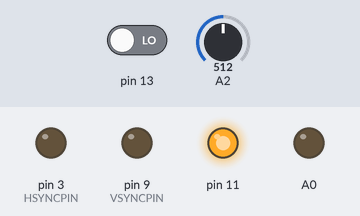
The sketch below on a simulated Arduino Uno, built for the host (arithmetic inside an expression is 32-bit, double 64-bit). Parts: output pins drawn as LEDs (lit = HIGH). The test bench sets the inputs (shaded band); at power-on: pin 13 LOW, A2 = 512. Random numbers use the default seed unless the sketch sets one.

Above: at 1.2 s.
1.3 s: pin 13 driven HIGH
At 1.9 s:
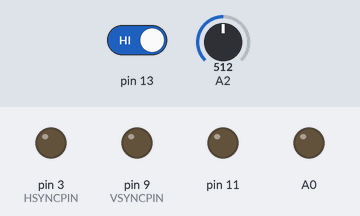
Timing chart, 0 to 4.3 s (numbered marks = the images above; inputs shaded):
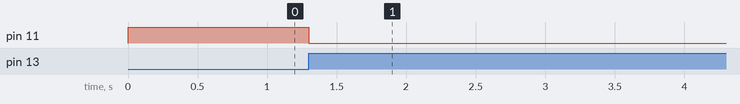

Measured:
- after the input at 1.3 s, pin 11: HIGH → LOW at once

The sketch:

sketch_oct16a.ino
```cpp
#include <EEPROM.h>
#include "VGAX.h"
#include "Game.h"
#include "Audio.h"

Game game;
Audio au;

void setup() {
  game.Begin();
  pinMode(13, INPUT);

  digitalWrite(11, HIGH);
  pinMode(11, OUTPUT);
}

int loopMaxOffset = 10;

void loop()
{
  game.Draw();
  au.Update();
  if(!game.rocket.IsAlive())
    au.stroke();
}
```

Audio.h
```cpp
#include <EEPROM.h>
#include "VGAX.h"

#define delay 50
#define sizez 17
#define eliseSize 47
class Audio
{
  private:
  byte counter = 0;
  byte index = 0;
  int offset;
  int leng;
  int soundLength;
  int toneHigh = 12;
  bool stroked = false;
  public:
  Audio(){
    offset = sizez;
    leng = eliseSize;
    soundLength = delay;
  }

  void stroke(){
    if (stroked) return;
    else{
      stroked = true;
      counter = 0;
      index = 0;
      offset = 0;
      leng = sizez;
      toneHigh = 10;
      soundLength = 2*delay;
    }
  }

  void Update()
  {
      ++counter %= soundLength;
      if (!counter)
      {
        int ton = EEPROM[index+offset];
        ton*=toneHigh;
        VGAX::tone(ton);
        ++index %= leng;
      }

  }
};
```

Bullet.h
```cpp
#include "VGAX.h"
class Bullet {
  private:
  byte counter;

  public:
  bool enabled;
  int posX, posY;

  void ClearBehind(){
    VGAX::fillrect(posX, posY+3, 1, 3, 0);
  }

  void Draw(){
    counter = (counter+1)%10;

    if (!counter)
    {

      posY-=3;

      VGAX::fillrect(posX, posY, 1, 3, 2);
      ClearBehind();
    }

  }

  void Destroy(){
    VGAX::fillrect(posX, posY, 1, 3, 0);
    enabled = false;
  }

  void Spawn(int x, int y){
    enabled = true;
    posX = x;
    posY = y;
  }
};
```

Game.h
```cpp
#include "VGAX.h"
#include "Rocket.h"
#include "Margins.h"
#include "Obstacle.h"
#include "Bullet.h"

#define obstCount 6
#define bullCount 3

int a=0;
class Game
{
  private:
  byte spawnTimer;
  byte lastIndex;

  public:
  Rocket rocket;
  Margins margins;
  Obstacle obs[obstCount];
  Bullet bull[bullCount];

  void Begin()
  {

    VGAX::begin();
    VGAX::clear(0);
  }

  void Draw ()
  {
    if(rocket.IsAlive()){
      rocket.Draw();
      margins.Draw();

      //Rysowanie przeszkód
      for (int i = 0; i < obstCount; ++i)
      {
        if(obs[i].enabled)
        {
          obs[i].Draw();
          if (obs[i].posY >= 64)
          {
            //checkCollision
            obs[i].enabled = false;
          }
        }
      }

      //Spawnowanie przeszkód
      ++spawnTimer;
      if(!spawnTimer)
        SpawnObstacle();

      //Kolizje przeszkód z graczem.
      for (int i = 0; i < obstCount; ++i)
      {
        if(obs[i].posY > 52 && obs[i].posY <56){
          if (rocket.CollidesWith(obs[i].posX))
            rocket.Die();
          }
        }

      //Rysowanie pocisków
      for (int i=0; i<bullCount; ++i){
        if (bull[i].enabled){
          bull[i].Draw();
          if (bull[i].posY < -3)
            bull[i].enabled = false;
        }
      }

      //Kolizje pocisków
      for (int i=0; i<bullCount; ++i){
        if (bull[i].enabled){
          for (int k=0; k<obstCount; ++k){
            if(obs[k].enabled){
              if(obs[k].posX - bull[i].posX <= 2 && obs[k].posX - bull[i].posX>=-2
                  &&  obs[k].posY - bull[i].posY <= 2 && obs[k].posY - bull[i].posY >= -2){
                obs[k].Destroy();
                bull[i].Destroy();
                break;
              }
            }
          }
        }
      }
    } else {
      VGAX::clear(1);
    }

    //Sprawdzanie przycisku
      if (currentButtonValue() == true && previousButtonValue == false){
        previousButtonValue = true;
        OnButtonPressed();
      } else
        previousButtonValue=currentButtonValue();
  }

  void SpawnObstacle()
  {
    lastIndex = (lastIndex+1)%obstCount;
    for (int i=0; i<obstCount; ++i){
      if (!obs[i].enabled){
        obs[i].Activate();
        break;
      }
    }
    //obs[lastIndex].Activate();
  }

  void OnButtonPressed(){
    VGAX::tone(700);
    if(rocket.IsAlive()){
      int posX = rocket.position;
      int posY = rocket.positionY-3;
      for (int i=0; i<bullCount; ++i){
        if (!bull[i].enabled){
          bull[i].Spawn(posX, posY);
          break;
        }
      }
    } else {
      reset();
    }
  }

  bool currentButtonValue(){
    return digitalRead(13) == 1;
  }

  void reset(){
    digitalWrite(11, LOW);
  }

  bool previousButtonValue = false;
};
```

Margins.h
```cpp
#include "VGAX.h"

class Margins
{
  private:
  int a=0;
  int b=-3;
  public:
  void Lines(){
   for(int i=b; i<60; i=i+4){
    //lewa
   VGAX::fillrect(1, i, 2, 2, 2);
   VGAX::fillrect(1, i+2, 2, 2, 0);
    //prawa
   VGAX::fillrect(117, i, 2, 2, 2);
   VGAX::fillrect(117, i+2, 2, 2, 0);
   }
   b++;
   if(b>0){b=-3;}
  }
  void Draw ()
  {
   if(a%10==0){
    Lines();
   }
   //lewa
   VGAX::fillrect(0, 0, 1, 60, 2);//zielone ?filary
   VGAX::fillrect(3, 0, 1, 60, 2);//zielone ?filary
   //prawa
   VGAX::fillrect(116, 0, 1, 60, 2);//zielone ?filary
   VGAX::fillrect(119, 0, 1, 60, 2);//zielone ?filary
   a++;
  }
};
```

Obstacle.h
```cpp
#include "VGAX.h"

class Obstacle {
  private:
  byte counter;
  public:
  byte posX;
  byte posY;
  bool enabled;

  void ClearBehind()
  {
    VGAX::fillrect(posX-2, posY-2, 5, 2, 0);
  }

  void ClearAll(){
    VGAX::fillrect(posX-2, posY-2, 5, 5, 0);
  }

  void Draw()
  {
    counter = (counter+1)%10;

    if (!counter)
    {
      ClearBehind();
      ++posY;

      VGAX::fillrect(posX-2, posY-1, 5, 3, 1);
      VGAX::fillrect(posX-1, posY-2, 3, 5, 1);
    }
  }

  void Activate()
  {
    enabled = true;
    posY = 0;
    posX = random(10, 110);
    counter = 0;
  }
  void Destroy(){
    ClearAll();
    enabled= false;
    posY=64;
  }
};
```

Rocket.h
```cpp
#include "VGAX.h"

class Rocket
{
  private:
  int temp=0;

  bool alive = true;

  public:
  short positionY = 52;
  int position;
  void Clear()//żeby nie VGAX::clear(0) bo czyści cały ekran i kurwa mruga, maluje tam gdzie była rakieta czarny po czym maluje rakiete
  {
    VGAX::fillrect(temp-1, 52, 3, 6, 0);
    //lotki
    VGAX::fillrect(temp-3, 55, 1, 4, 0);
    VGAX::fillrect(temp-2, 56, 1, 3, 0);//czerwone
    VGAX::fillrect(temp+3, 55, 1, 4, 0);
    VGAX::fillrect(temp+2, 56, 1, 3, 0);//czerwone
  }

  void Die(){
    alive = false;
  }

  bool IsAlive(){
    return alive;
  }

  void Draw ()
  {
    if(alive){
      position = (analogRead(A2) * 0.1031f)+7;
      if(temp!=position)
      {
      //VGAX::clear(0);
      Clear();
      //cialo
      VGAX::fillrect(position-1, 52, 3, 6, 3);
      //lotki
      VGAX::fillrect(position-3, 55, 1, 4, 3);
      VGAX::fillrect(position-2, 56, 1, 3, 1);//czerwone
      VGAX::fillrect(position+3, 55, 1, 4, 3);
      VGAX::fillrect(position+2, 56, 1, 3, 1);//czerwone
      temp=position;
      }
    }
  }

  bool CollidesWith(int obstaclePos)
  {
    return position >= obstaclePos - 2 && position <= obstaclePos + 2;
  }
};
```

VGAX.cpp
```cpp
//linie pikseli - linie na ekranie LCD
//linie punktow - linie w tablicy pikseli w Arduino

#include "VGAX.h"

//HSYNC pin used by TIMER2
#define HSYNCPIN 3
//These two pin cannot be modified without modify the HSYNC assembler code
#define COLORPIN0 6
#define COLORPIN1 7
//VSYNC pin used by TIMER1. Can be 9 or 10
#define VSYNCPIN 9
//Number of VGA lines to be skipped (black lines)
#define SKIPLINES 90
//number of visible lines, after SKIPLINES
#define RENDERLCOUNT 359

#define POINTTOPIXELHEIGHT 6
#define POINTTOPIXELHEIGHTMINUSONE 5

static byte afreq, //przechowuje częstotliwość aktualnego tonu
            afreq0;//służy do sprawdzania, czy ton jest zerowy
unsigned vtimer;
static byte aline,    //liczy linie pikseli przeznaczone na wyświetlenie jednej linii punktów. Gdy osiągnie 6, rlinecnt jest inkrementowany.
            rlinecnt; //iterator linii punktów. Osiąga wartości od 0 do 60.
static byte vskip; //liczba pomijanych linii pikseli na początku
byte vgaxfb[VGAX_HEIGHT*VGAX_BWIDTH]; //tablica pikseli

ISR(TIMER1_OVF_vect) { //Przejęcie funkcji zegara 1
  aline=-1;
  vskip=SKIPLINES;
  vtimer++;
  rlinecnt=0;
}
ISR(TIMER2_OVF_vect) { //Przejęcie funkcji zegara 2
  /*
  NOTE: I prefer to generate the line here, inside the interrupt.
  Gammon's code generate the line pixels inside main().
  My versin generate the signal using only interrupts, so inside main() function
  you can do anything you want. Your code will be interrupted when VGA signal
  needs to be generated
  */
  //generate audio modulation. around 15 clocks
  asm volatile(                                   //4c to load Z and Y
    "      ld r16, Z                        \n\t" //c1 r16=afreq
    "      cpi %[freq0], 0                  \n\t" //c1 afreq0==0 ?
    "      breq no_audio                    \n\t" //c1/2 *0
    "play_audio:                            \n\t"
    "      cpi r16, 0                       \n\t" //c1 afreq==0 ?
    "      brne dont_flip_audio_pin         \n\t" //c1/2 *1
    "flip_audio_pin:                        \n\t"
    "      ldi r18, 1                       \n\t" //c1
    "      out %[audiopin], r18             \n\t" //c1
    "      st Z, %[freq0]                   \n\t" //c1 afreq=afreq0
    "      rjmp end                         \n\t" //c2
    "no_audio:                              \n\t"
    "      nop                              \n\t" //c1
    "      nop                              \n\t" //c1
    "      nop                              \n\t" //c1
    "      nop                              \n\t" //c1
    "      nop                              \n\t" //c1
    "      nop                              \n\t" //c1
    "      rjmp end                         \n\t" //c2
    "dont_flip_audio_pin:                   \n\t"
    "      dec r16                          \n\t" //c1
    "      st Z, r16                        \n\t" //c1
    "      nop                              \n\t" //c1
    "end:                                   \n\t"
  :
  : "z" (&afreq),
    [freq0] "r" (afreq0),
    [audiopin] "i" _SFR_IO_ADDR(PINC)
  : "r16", "r18");

  //check vertical porch
  if (vskip) {  //najpierw pomija 90 linii
      vskip--;
      return;
  }
  if (rlinecnt<60) {
    //interrupt jitter fix (needed to keep signal stable)
    //code from https://github.com/cnlohr/avrcraft/tree/master/terminal
    //modified from 4 nop align to 8 nop align
    #define DEJITTER_OFFSET 1
    #define DEJITTER_SYNC -3
    asm volatile(
      "     lds r16, %[timer0]    \n\t" //
      "     subi r16, %[tsync]    \n\t" //
      "     andi r16, 7           \n\t" //
      "     call TL               \n\t" //
      "TL:                        \n\t" //
      "     pop r31               \n\t" //
      "     pop r30               \n\t" //
      "     adiw r30, (LW-TL-5)   \n\t" //
      "     add r30, r16          \n\t" //
      "     ijmp                  \n\t" //
      "LW:                        \n\t" //
      "     nop                   \n\t" //
      "     nop                   \n\t" //
      "     nop                   \n\t" //
      "     nop                   \n\t" //
      "     nop                   \n\t" //
      "     nop                   \n\t" //
      "     nop                   \n\t" //
      //"   nop                   \n\t" //
      "LBEND:                     \n\t" //
    :
    : [timer0] "i" (&TCNT0),
      [toffset] "i" ((uint8_t)DEJITTER_OFFSET),
      [tsync] "i" ((uint8_t)DEJITTER_SYNC)
    : "r30", "r31", "r16", "r17");
    /*
    Output all pixels.

    NOTE: My trick here is to unpack 4 pixels and shift them before writing to
    PORTD.

    Pixels are packed as 0b11223344 because the first pixel write have no time
    to perform a shift (ld, out) and must be prealigned to the two upper bits
    of PORTD, where the two wires of the VGA DSUB are connected. The second,
    the third and the forth pixels are shifted left using mul opcode instead
    of a left shift opcode. Shift opcodes are slow and can shift only 1 bit at
    a time, using 1 clock cycle. mul is faster.

    Instead of using a loop i use the .rept assembler directive to generate an
    unrolled loop of 30 iterations.
    */
    asm volatile (
      "    ldi r20, 4       \n\t" //const for <<2bit
      #ifdef VGAX_DEV_DEPRECATED
      ".rept 14             \n\t" //center line
      "    nop              \n\t" //
      ".endr                \n\t" //
      #endif
      ".rept 30             \n\t" //output 4 pixels for each iteration
      "    ld r16, Z+       \n\t" //
      "    out %[port], r16 \n\t" //write pixel 1
      "    mul r16, r20     \n\t" //<<2
      "    out %[port], r0  \n\t" //write pixel 2
      "    mul r0, r20      \n\t" //<<4
      "    out %[port], r0  \n\t" //write pixel 3
      "    mul r0, r20      \n\t" //<<6
      "    out %[port], r0  \n\t" //write pixel 4
      ".endr                \n\t" //
      "    nop              \n\t" //expand last pixel
      "    ldi r16, 0       \n\t" //
      "    out %[port], r16 \n\t" //write black for next pixels
    :
    : [port] "I" (_SFR_IO_ADDR(PORTD)),
      "z" "I" (/*rline*/(byte*)vgaxfb + rlinecnt*VGAX_BWIDTH)
    : "r16", "r17", "r20", "r21", "memory");

    if (++aline==POINTTOPIXELHEIGHTMINUSONE) { //po zużyciu 6 linii pikseli program przechodzi do następnej linii punktów - bufor linii (rlinecnt) jest inkrementowany, zas aline jest resetowany.
      aline=-1;
      rlinecnt++;
    } else {
      #ifdef VGAX_DEV_DEPRECATED
      //small delay to keep the line signal aligned
      asm volatile(
        ".rept 17 \n\t" //
        "    nop  \n\t" //
        ".endr    \n\t" //
      :::);
      #endif
    }
  }
}

void VGAX::begin(bool enableTone) {
  //Timers setup code, modified version of the Nick Gammon's VGA sketch
  cli(); //CLI wyłącza przerwania
  //setup audio pin
  if (enableTone)
    pinMode(A0, OUTPUT);

  //disable TIMER0 interrupt
  TIMSK0=0;
  TCCR0A=0;
  TCCR0B=1; //enable 16MHz counter (used to fix the HSYNC interrupt jitter)
  OCR0A=0;
  OCR0B=0;
  TCNT0=0;
  //TIMER1 - vertical sync pulses
  pinMode(VSYNCPIN, OUTPUT);
  #if VSYNCPIN==10
  TCCR1A=bit(WGM10) | bit(WGM11) | bit(COM1B1);
  TCCR1B=bit(WGM12) | bit(WGM13) | bit(CS12) | bit(CS10); //1024 prescaler
  OCR1A=259; //16666 / 64 uS=260 (less one)
  OCR1B=0; //64 / 64 uS=1 (less one)
  TIFR1=bit(TOV1); //clear overflow flag
  TIMSK1=bit(TOIE1); //interrupt on overflow on TIMER1
  #else
  TCCR1A=bit(WGM11) | bit(COM1A1);
  TCCR1B=bit(WGM12) | bit(WGM13) | bit(CS12) | bit(CS10); //1024 prescaler
  ICR1=259; //16666 / 64 uS=260 (less one)
  OCR1A=0; //64 / 64 uS=1 (less one)
  TIFR1=bit(TOV1); //clear overflow flag
  TIMSK1=bit(TOIE1); //interrupt on overflow on TIMER1
  #endif
  //TIMER2 - horizontal sync pulses
  pinMode(HSYNCPIN, OUTPUT);
  TCCR2A=bit(WGM20) | bit(WGM21) | bit(COM2B1); //pin3=COM2B1
  TCCR2B=bit(WGM22) | bit(CS21); //8 prescaler
  OCR2A=63; //32 / 0.5 uS=64 (less one)
  OCR2B=7; //4 / 0.5 uS=8 (less one)
  TIFR2=bit(TOV2); //clear overflow flag
  TIMSK2=bit(TOIE2); //interrupt on overflow on TIMER2
  //pins for outputting the colour information
  pinMode(COLORPIN0, OUTPUT);
  pinMode(COLORPIN1, OUTPUT);
  sei(); //SEI włącza przerwania
}

void VGAX::end() {
  //disable TIMER0
  TCCR0A=0;
  TCCR0B=0;
  //disable TIMER1
  TCCR1A=0;
  TCCR1B=0;
  //disable TIMER2
  TCCR2A=0;
  TCCR2B=0;
}

void VGAX::clear(byte color) { //pokrywa cały ekran podanym kolorem
  register byte c=color;
  c&=3;
  register byte c0=(c*4) | c;
  c0|=c0*16;
  unsigned cnt=VGAX_BSIZE;
  byte *o=(byte*)vgaxfb;
  while (cnt--)
    *o++=c0; //iteracja po pozycjach w tablicy pikseli
}

void VGAX::putpixel(byte x, byte y, byte color){
    byte *p=vgaxfb + y*VGAX_BWIDTH + (x>>2); //referencja do informacji o pikselu o podanej pozycji
    byte bitpos=6-(x & 3)*2;
    *p=(*p & ~(3 <<bitpos)) | color <<bitpos; //przypisanie nowego info o pikselu.
}

void VGAX::fillrect(byte x, byte y, byte width, byte height, byte color) {
  byte rh=height;
  while (rh--) {
    byte rw=width, rx=x;
    while (rw--) {
      if (rx<VGAX_WIDTH && y<VGAX_HEIGHT)
        putpixel(rx, y, color);
      rx++;
    }
    y++;
  }
}

void VGAX::tone(unsigned int frequency) {
  afreq=1000000 / frequency / 2 / 32;
  afreq0=afreq;
}

void VGAX::noTone() {
  afreq0=0;
}

void VGAX::delay(int msec) {
  while (msec--) {
    unsigned cnt=16000/32; //TODO: use a more precise way to calculate cnt
    while (cnt--)
      asm volatile("nop\nnop\nnop\nnop\n");
  }
}
```

VGAX.h
```cpp
/*
120x60px VGA framebuffer with 4 colors
*/
#ifndef __VGAX_library__
#define __VGAX_library__

#ifdef ARDUINO
#include <Arduino.h>
#endif
#include <avr/pgmspace.h>

#define VGAX_HEIGHT 60 //number of lines
#define VGAX_BWIDTH 30 //number of bytes in a row
#define VGAX_WIDTH (VGAX_BWIDTH*4) //number of pixels in a row
#define VGAX_BSIZE (VGAX_BWIDTH*VGAX_HEIGHT) //size of framebuffer in bytes
#define VGAX_SIZE (VGAX_WIDTH*VGAX_HEIGHT) //size of framebuffer in pixels

//framebuffer. if you want you can write directly to this array. its safe
extern byte vgaxfb[VGAX_HEIGHT*VGAX_BWIDTH];

//clock replacement. this is increment in the VSYNC interrupt, so run at 60Hz
extern unsigned vtimer;

//VGAX class. This is a static class. Multiple instances will not work
class VGAX {
public:

  static void begin(bool enableTone=true);
  static void end();
  static void clear(byte color);

  static inline void putpixel(byte x, byte y, byte color);
  static void fillrect(byte x, byte y, byte width, byte height, byte color);

  static void delay(int msec);
  static inline unsigned millis() { return vtimer*16; }
  static inline unsigned long micros() { return vtimer*16000; }

  static void tone(unsigned int frequency);
  static void noTone();
};
#endif
```
